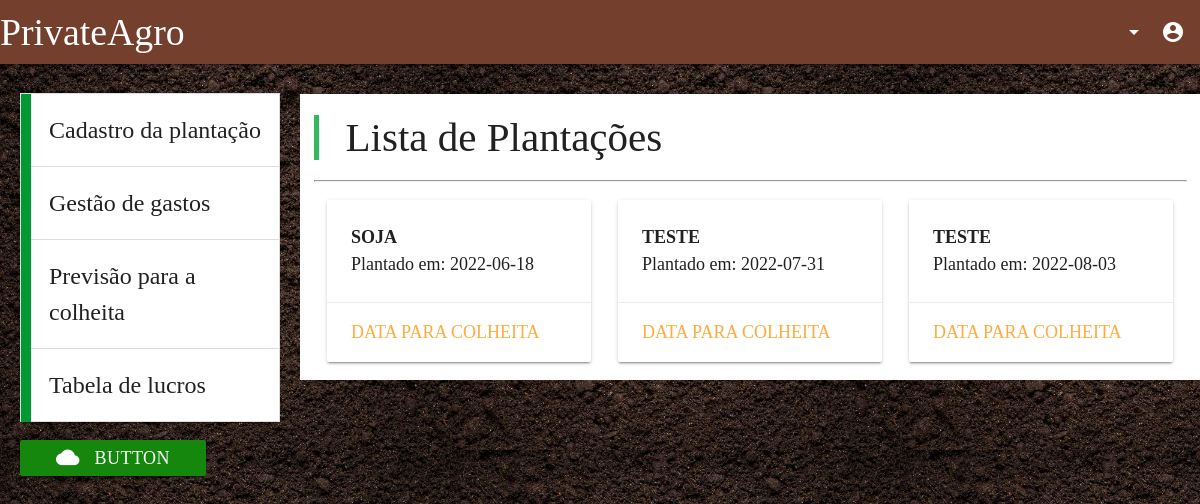
/tcc/index.php?link=8&acaoCad=recuperar (signed in), run on an earlier commit of the app's database.
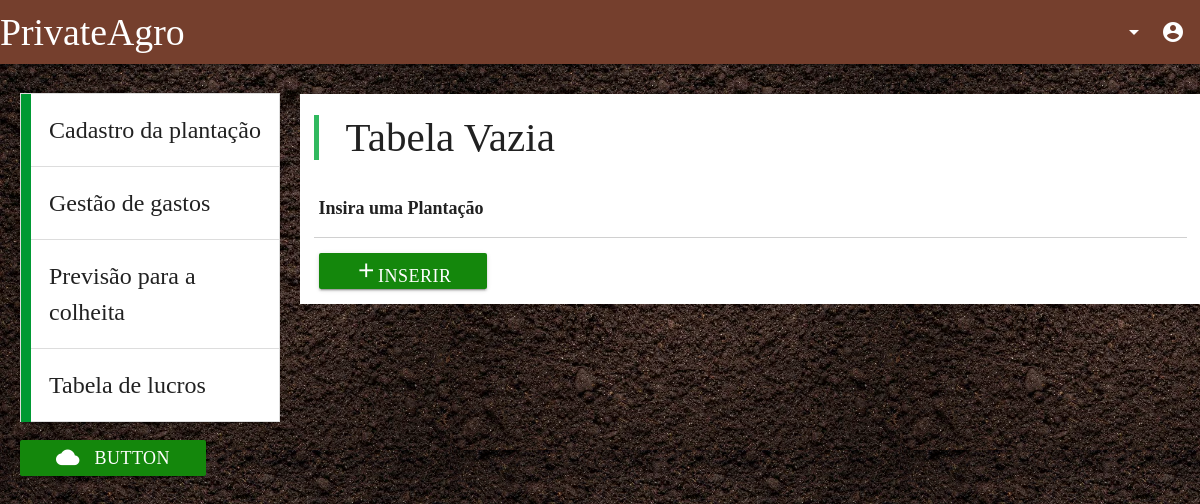
And on a later commit of the database.
### tables this page shows
CREATE TABLE `cadastro` (
  `id` int(11) NOT NULL,
  `id_users` int(11) NOT NULL,
  `nomePlanta` varchar(30) NOT NULL,
  `tipo` varchar(25) NOT NULL,
  `qtdPlantada` int(11) NOT NULL,
  `tempo` int(11) NOT NULL,
  `data_plantada` date NOT NULL DEFAULT current_timestamp(),
  `data_colheita` date DEFAULT NULL,
  `irrigacao` int(11) NOT NULL,
  `p_irrigacao` decimal(6,2) DEFAULT NULL,
  `p_tipo` decimal(6,2) DEFAULT NULL,
  `p_fertilizante` decimal(6,2) DEFAULT NULL,
  `gastos` decimal(6,2) DEFAULT NULL,
  `status` char(8) NOT NULL DEFAULT 'Plantado'
);

### controller/cadastro.controller.php (called while the page is built, shortened)
<?php
    require_once '../conexao/conexao.php';
    require_once '../service/cadastro.service.php';
    @$acaoCad = isset($_GET['acaoCad'])?$_GET['acaoCad']:$acaoCad;
    @$id = $_GET['id'];
    if ($acaoCad == "inserir")
    {
        session_start();
        $id_users = $_SESSION['id'];
        $cadastro = new Cadastro();
        $cadastro->__set('id_users',$id_users);
        $cadastro->__set('nomePlanta',$_POST['nomePlanta']);
        $cadastro->__set('tipo',$_POST['tipo']);
        $cadastro->__set('qtdPlantada',$_POST['qtdPlantada']);
        $cadastro->__set('tempo',$_POST['tempo']);
        $cadastro->__set('irrigacao',$_POST['irrigacao']);
        $conexao = new Conexao();
        $cadastroService = new CadastroService($cadastro, $conexao);
        $cadastroService->inserir();
        header("location: ../tcc/index.php");
    } elseif ($acaoCad == "recuperarPlantacao")
    {
        $cadastro = new Cadastro();
        $conexao = new Conexao();
        $cadastroService = new CadastroService($cadastro, $conexao);
        $cadastro = $cadastroService->recuperarPlantacao($id);
    } elseif ($acaoCad == "excluir")
    {
        $cadastro = new Cadastro();
        $conexao = new Conexao();
        $cadastroService = new CadastroService($cadastro, $conexao);
        $cadastroService->excluir($id);
        header("location: ../tcc/index.php?link=3&acaoCad=recuperar");
    } elseif ($acaoCad == "recuperar")
    {
        $cadastro = new Cadastro();
        $conexao = new Conexao();
        $id_users = $_SESSION['id'];
        $cadastroService = new CadastroService($cadastro, $conexao);
        $cadastro = $cadastroService->recuperar($id_users);
    } elseif ($acaoCad == "recuperarColheita")
    {
        $cadastro = new Cadastro();
        $conexao = new Conexao();
        $id_users = $_SESSION['id'];
        $cadastroService = new CadastroService($cadastro, $conexao);
        $cadastro = $cadastroService->recuperarColheita($id_users);
    }
?>

### conexao/conexao.php (called while the page is built, shortened)
<?php
	class Conexao{
		private $host = 'localhost';
		private $dbname = 'privateagro';
		private $user = 'root';
		private $senha = '';
		public function conectar(){
			try{
				$conexao = new PDO(
				"mysql:host=$this->host;dbname=$this->dbname",
				"$this->user",
				"$this->senha",
				);
				return $conexao;
			}catch(PDOException $e){
				echo $e->getMessage();
			}
		}
	}
?>

### service/cadastro.service.php (called while the page is built, shortened)
<?php
    class CadastroService {
        private $conexao;
        public function __construct(Cadastro $cadastro, Conexao $conexao)
        {
            $this->conexao = $conexao->conectar();
        }
        public function recuperar($id_users)
        {
           $query = "select * from cadastro where id_users = :id_users and status = 'Plantado' ";
           $stmt = $this->conexao->prepare($query);
           $stmt->bindValue('id_users', $id_users);
           $stmt->execute();
           return $stmt->fetchALL(PDO::FETCH_OBJ);
        }
    }
?>

### tcc/previsao.php (the view, shortened to what this page needs)
<?php
    require_once "../controller/cadastro.controller.php";
    if (!empty($cadastro)) {
    echo "<h4><blockquote>Lista de Plantações</blockquote></h4>";
    echo "<hr>";
    foreach($cadastro as $cadastro) {
      $data = new DateTime($cadastro->data_plantada);
      $data->add(new DateInterval ('P'.$cadastro->tempo.'D'));
     echo '<div class="col s12 m6 l4">
      <div class="card horizontal">
        <div class="card-stacked">
          <div class="card-content">
            <p><b>'.strtoupper($cadastro->nomePlanta).'</b></p>
            <p>Plantado em: '.$cadastro->data_plantada.'</p>
          </div>
          <div class="card-action">
            <a href="index.php?link=9&acaoCad=recuperarPlantacao&id='.$cadastro->id.'&data='.$data->format('Y-m-d').'">DATA PARA COLHEITA</a>
          </div>
        </div>
      </div>
    </div>';
  }
  } else {
    echo '<blockquote><b><h4> Tabela Vazia </h4></b></blockquote>';
    echo '
    <table class ="highlight">
      <thead>
        <tr>
            <th>Insira uma Plantação </th>
        </tr>
      </thead>
      <tbody>
        <tr>
          <td><a class="waves-effect waves-light btn"  href="index.php?link=2"><i class="large material-icons">add</i>Inserir</a></td>
        </tr>
      </tbody>
    </table>';
  }
?>

What changed in the data, as far as the page shows it:
removed cadastro: nomePlanta "SOJA", data_plantada "2022-06-18"
removed cadastro: nomePlanta "TESTE", data_plantada "2022-07-31"
removed cadastro: nomePlanta "TESTE", data_plantada "2022-08-03"
Also different on the page:
text no longer shown: "Lista de Plantações"
text now shown: "Tabela Vazia Insira uma Plantação INSERIR"
